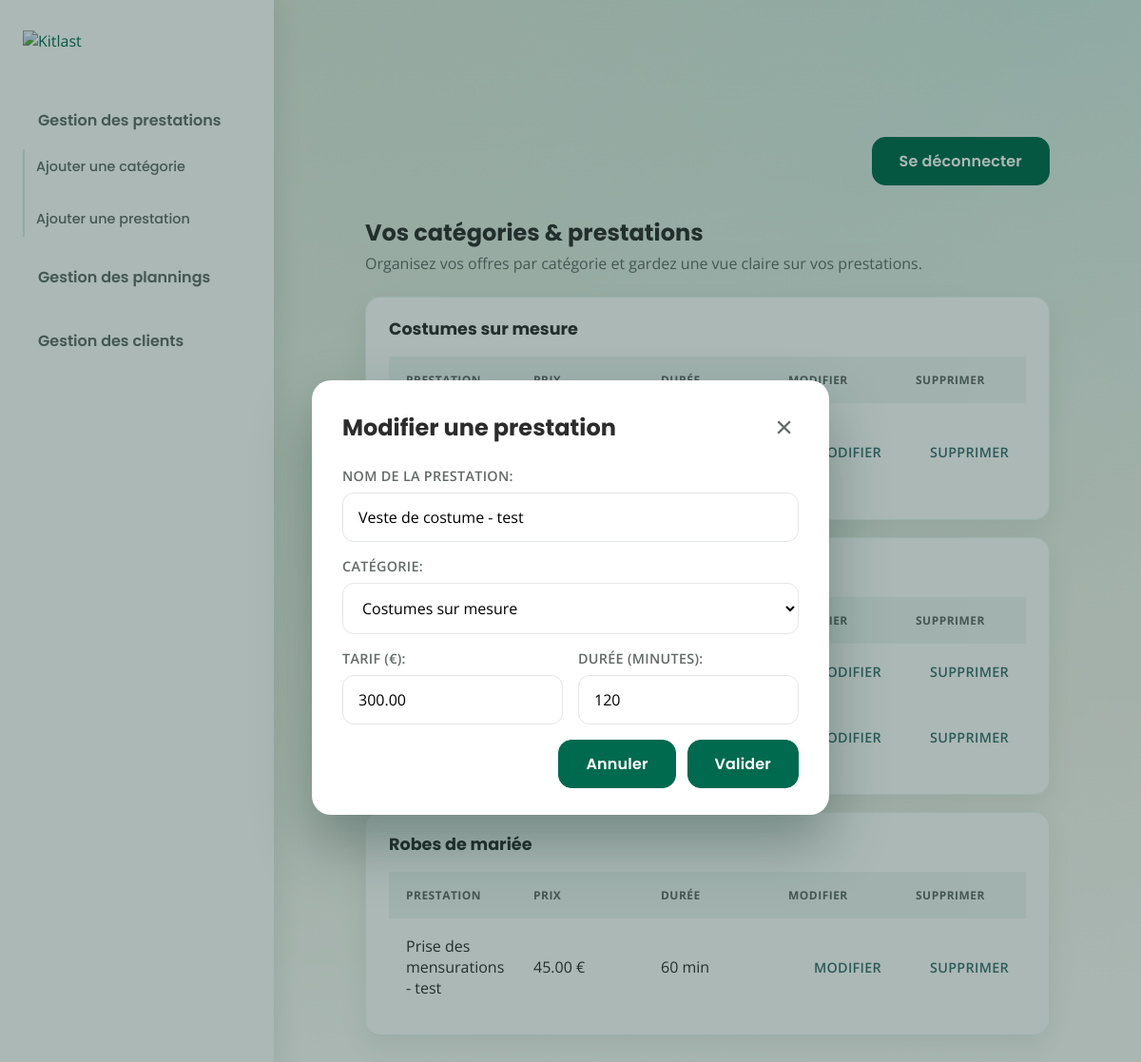
The page /?section=services&show=service-form&service_id=2 (signed in) on the database its author committed.
### accounts/models.py (models this page shows, shortened)
class Category(models.Model):
    name = models.CharField(max_length=100, unique=True)
    created_at = models.DateTimeField(auto_now_add=True)
    class Meta:
        ordering = ["name"]
    def __str__(self) -> str:
        return self.name

class Service(models.Model):
    category = models.ForeignKey(Category, on_delete=models.CASCADE, related_name="services")
    name = models.CharField(max_length=100)
    description = models.TextField(blank=True)
    price = models.DecimalField(max_digits=8, decimal_places=2, null=True, blank=True)
    duration_minutes = models.PositiveIntegerField(null=True, blank=True)
    created_at = models.DateTimeField(auto_now_add=True)
    created_by = models.ForeignKey(
        settings.AUTH_USER_MODEL,
        on_delete=models.CASCADE,
        related_name="services_created",
    )
    class Meta:
        ordering = ["name"]

### accounts/views.py (the view, shortened to what this page needs)
# urls.py: path("", views.dashboard, name="dashboard"),
@login_required
def dashboard(request):
    section = request.GET.get("section", "overview")
    show_category_form = request.GET.get("show") == "category-form"
    categories = Category.objects.prefetch_related("services").all()
    category_form = CategoryForm()
    service_form = ServiceForm()
    show_service_form = request.GET.get("show") == "service-form"
    service_id_param = request.GET.get("service_id")
    if service_id_param:
        service_form, _ = prepare_service_form(service_id_param)
        show_service_form = True
        section = "services"
    context = {
        "section": section,
        "categories": categories,
        "category_form": category_form,
        "show_category_form": show_category_form,
        "service_form": service_form,
        "show_service_form": show_service_form,
    }
    return render(request, "accounts/dashboard.html", context)

### accounts/forms.py (shortened to what this page needs)
class CategoryForm(forms.ModelForm):
    class Meta:
        model = Category
        fields = ["name"]
        labels = {"name": "Nom de la catégorie"}
        widgets = {
            "name": forms.TextInput(
                attrs={
                    "placeholder": "Ex. : Retouches rapides",
                    "maxlength": 100,
                    "class": "kitlast-input",
                }
            )
        }

class ServiceForm(forms.ModelForm):
    class Meta:
        model = Service
        fields = ["name", "category", "price", "duration_minutes"]
        labels = {
            "name": "Nom de la prestation",
            "category": "Catégorie",
            "price": "Tarif (€)",
            "duration_minutes": "Durée (minutes)",
        }
        widgets = {
            "name": forms.TextInput(
                attrs={
                    "placeholder": "Ex. : Pose de bouton",
                    "maxlength": 100,
                    "class": "kitlast-input",
                }
            ),
            "category": forms.Select(attrs={"class": "kitlast-input"}),
            "price": forms.NumberInput(
                attrs={
                    "placeholder": "Ex. : 45",
                    "min": "0",
                    "step": "0.5",
                    "class": "kitlast-input",
                }
            ),
            "duration_minutes": forms.NumberInput(
                attrs={
                    "placeholder": "Ex. : 60",
                    "min": "0",
                    "step": "15",
                    "class": "kitlast-input",
                }
            ),
        }

### accounts/services.py (called while the page is built)
def prepare_service_form(service_id=None, *, data=None):
    if service_id:
        service = get_object_or_404(Service, pk=service_id)
        form = ServiceForm(data, instance=service) if data is not None else ServiceForm(instance=service)
    else:
        service = None
        form = ServiceForm(data) if data is not None else ServiceForm()
    return form, service

### templates/accounts/dashboard.html (shortened to what this page needs)
{% extends "base.html" %}
{% block content %}
<div class="kitlast-dashboard-layout">
  <aside class="kitlast-dashboard-sidebar">
    <div class="kitlast-dashboard-sidebar__logo">
      <a href="{% url 'dashboard' %}?section=overview" data-section-target="overview">
        <img src="https://kitlast.com/wp-content/uploads/2025/08/kitlast-200-x-100-px.svg" alt="Kitlast" />
      </a>
    </div>
    <nav class="kitlast-dashboard-sidebar__nav" aria-label="Menu du tableau de bord">
      <ul>
        <li>
          <button type="button" class="kitlast-dashboard-sidebar__toggle" data-section-target="services"
            aria-expanded="{% if section == 'services' %}true{% else %}false{% endif %}"
            aria-controls="services-subnav">Gestion des prestations</button>
          <ul id="services-subnav" class="kitlast-dashboard-sidebar__subnav" {% if section != 'services' %}hidden{% endif%}>
            <li><a href="{% url 'dashboard' %}?section=services&show=category-form" data-action="show-category-form"
                data-modal-instant="true">Ajouter une catégorie</a></li>
            <li><a href="{% url 'dashboard' %}?section=services&show=service-form" data-action="show-service-form"
                data-modal-instant="true">Ajouter une prestation</a></li>
          </ul>
        </li>
        <li><a href="{% url 'dashboard' %}?section=planning" data-section-target="planning">Gestion des plannings</a>
        </li>
        <li><a href="{% url 'dashboard' %}?section=clients" data-section-target="clients">Gestion des clients</a></li>
      </ul>
    </nav>
  </aside>
  <section class="kitlast-dashboard-area">
    <div class="kitlast-dashboard">
      <div class="kitlast-dashboard__topbar">
        <form method="post" action="{% url 'logout' %}" class="kitlast-form-inline">
          <button type="submit" class="kitlast-button">Se déconnecter</button>
        </form>
      </div>
      <div class="kitlast-dashboard-content" data-active-section="{{ section }}">
        <section class="kitlast-content-section{% if section == 'services' %} is-active{% endif %}"
          data-section="services">
          <header class="kitlast-section-header">
            <div>
              <h2>Vos catégories & prestations</h2>
              <p class="kitlast-section-header__text">Organisez vos offres par catégorie et gardez une vue claire sur
                vos prestations.</p>
            </div>
          </header>
          <div class="kitlast-category-board">
            {% if categories %}
            <ul>
              {% for category in categories %}
              <li>
                <div class="kitlast-category-list__header">
                  <h3>{{ category.name }}</h3>
                </div>
                <div class="kitlast-service-table-wrapper">
                  <table class="kitlast-service-table">
                    <thead>
                      <tr>
                        <th scope="col">Prestation</th>
                        <th scope="col">Prix</th>
                        <th scope="col">Durée</th>
                        <th scope="col" class="kitlast-service-table__modify">Modifier</th>
                        <th scope="col" class="kitlast-service-table__delete">Supprimer</th>
                      </tr>
                    </thead>
                    <tbody>
                      {% if category.services.all %}
                      {% for service in category.services.all %}
                      <tr>
                        <td data-label="Prestation">{{ service.name }}</td>
                        <td data-label="Prix">{% if service.price %}{{ service.price }} €{% else %}—{% endif %}</td>
                        <td data-label="Durée">{% if service.duration_minutes %}{{ service.duration_minutes }} min{% else %}—{% endif %}</td>
                        <td data-label="Modifier" class="kitlast-service-table__modify-cell">
                          <a href="{% url 'dashboard' %}?section=services&show=service-form&service_id={{ service.id }}" class="kitlast-service-action">Modifier</a>
                        </td>
                        <td data-label="Supprimer" class="kitlast-service-table__delete-cell">
                          <form method="post" action="{% url 'dashboard' %}?section=services" class="kitlast-service-action-form" onsubmit="return confirm('Supprimer cette prestation ?');">
                            <button type="submit" class="kitlast-service-action kitlast-service-action--danger">Supprimer</button>
                          </form>
                        </td>
                      </tr>
                      {% endfor %}
                      {% else %}
                      <tr>
                        <td colspan="5" class="kitlast-empty">Aucune prestation pour cette catégorie.</td>
                      </tr>
                      {% endif %}
                    </tbody>
                  </table>
                </div>
              </li>
              {% endfor %}
            </ul>
            {% else %}
            <p class="kitlast-empty">Aucune catégorie pour le moment. Ajoutez votre première catégorie pour structurer
              vos prestations.</p>
            {% endif %}
          </div>
        </section>
      </div>
    </div>
  </section>
</div>
<div class="kitlast-modal" data-service-modal {% if not show_service_form and not service_form.errors %}hidden{% endif%}>
  <div class="kitlast-modal__content" role="dialog" aria-modal="true" aria-labelledby="service-modal-title">
    <header class="kitlast-modal__header">
      <h2 id="service-modal-title">{% if service_form.instance.pk %}Modifier une prestation{% else %}Ajouter une
        prestation{% endif %}</h2>
      <button type="button" class="kitlast-modal__close" data-modal-close aria-label="Fermer la modale">×</button>
    </header>
    <div class="kitlast-modal__body">
      <form method="post" action="{% url 'dashboard' %}?section=services" class="kitlast-modal__form">
        <div class="kitlast-field">
          {{ service_form.name.label_tag }}
          {{ service_form.name }}
        </div>
        <div class="kitlast-field">
          {{ service_form.category.label_tag }}
          {{ service_form.category }}
        </div>
        <div class="kitlast-modal__row">
          <div class="kitlast-field">
            {{ service_form.price.label_tag }}
            {{ service_form.price }}
          </div>
          <div class="kitlast-field">
            {{ service_form.duration_minutes.label_tag }}
            {{ service_form.duration_minutes }}
          </div>
        </div>
        <div class="kitlast-modal__actions">
          <button type="button" class="kitlast-button kitlast-button--ghost" data-modal-close>Annuler</button>
          <button type="submit" class="kitlast-button">Valider</button>
        </div>
      </form>
    </div>
  </div>
</div>
{% endblock %}

### rows shown on the page
Category: name "Costumes sur mesure"
Service: name "Veste de costume - test", category "Costumes sur mesure", price "300.00", duration_minutes "120"
Category: name "Robes de mariée"
Service: name "Prise des mensurations - test", price "45.00", duration_minutes "60"

### other values the page prints
{{ service_form.name.label_tag }} "NOM DE LA PRESTATION:"
{{ service_form.category.label_tag }} "CATÉGORIE:"
{{ service_form.price.label_tag }} "TARIF (€):"
{{ service_form.duration_minutes.label_tag }} "DURÉE (MINUTES):"
